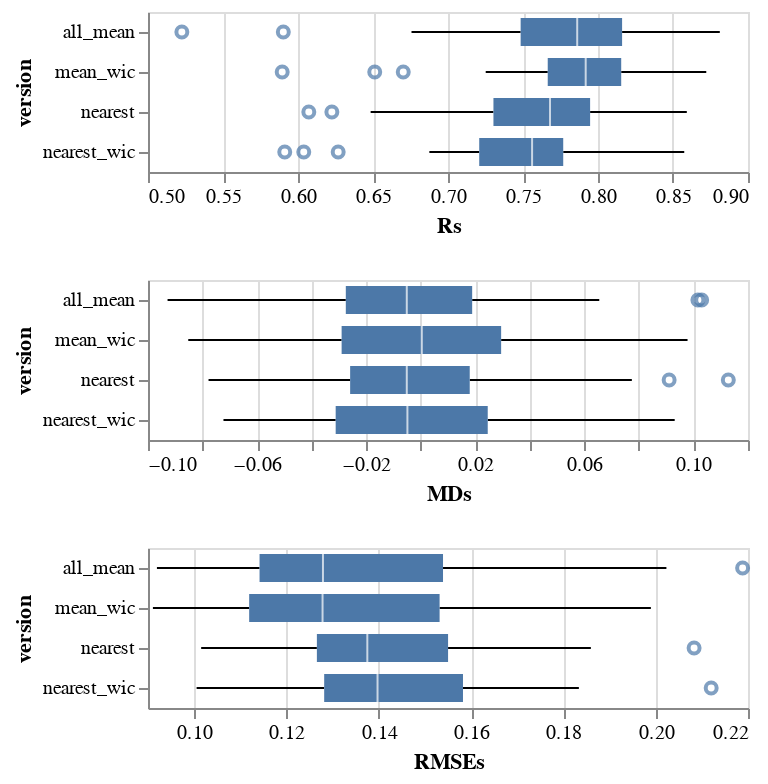

Notebook source saved alongside this figure:
### Code cell
r_chart = alt.Chart(metrics).mark_boxplot().encode(
    alt.X("Rs:Q").scale(zero=False),
    alt.Y("version:N")
)

md_chart = alt.Chart(metrics).mark_boxplot().encode(
    alt.X("MDs:Q").scale(zero=False),
    alt.Y("version:N")
)

rmse_chart = alt.Chart(metrics).mark_boxplot().encode(
    alt.X("RMSEs:Q").scale(zero=False),
    alt.Y("version:N")
)

concat = alt.vconcat(r_chart, md_chart, rmse_chart)
concat

### Figure 1 — Vega-Lite specification as saved in the notebook (floating-point values rounded to 4 significant figures)
{"config": {"view": {"continuousWidth": 300, "continuousHeight": 300}}, "vconcat": [{"mark": {"type": "boxplot"}, "encoding": {"x": {"field": "Rs", "scale": {"zero": false}, "type": "quantitative"}, "y": {"field": "version", "type": "nominal"}}}, {"mark": {"type": "boxplot"}, "encoding": {"x": {"field": "MDs", "scale": {"zero": false}, "type": "quantitative"}, "y": {"field": "version", "type": "nominal"}}}, {"mark": {"type": "boxplot"}, "encoding": {"x": {"field": "RMSEs", "scale": {"zero": false}, "type": "quantitative"}, "y": {"field": "version", "type": "nominal"}}}], "data": {"name": "data-9587a7a5dc9c24824fe309019a280fbf"}, "$schema": "https://vega.github.io/schema/vega-lite/v5.17.0.json", "datasets": {"data-9587a7a5dc9c24824fe309019a280fbf": [{"Rs": 0.7867, "MDs": -0.02559, "RMSEs": 0.1122, "version": "mean_wic"}, {"Rs": 0.755, "MDs": 0.01782, "RMSEs": 0.1162, "version": "mean_wic"}, {"Rs": 0.6512, "MDs": -0.06939, "RMSEs": 0.199, "version": "mean_wic"}, {"Rs": 0.7969, "MDs": -0.00537, "RMSEs": 0.1291, "version": "mean_wic"}, {"Rs": 0.7803, "MDs": 0.02859, "RMSEs": 0.1067, "version": "mean_wic"}, {"Rs": 0.7681, "MDs": 0.03416, "RMSEs": 0.1488, "version": "mean_wic"}, {"Rs": 0.8094, "MDs": 0.03812, "RMSEs": 0.1717, "version": "mean_wic"}, {"Rs": 0.8474, "MDs": 0.0856, "RMSEs": 0.1509, "version": "mean_wic"}, {"Rs": 0.7715, "MDs": -0.0698, "RMSEs": 0.16, "version": "mean_wic"}, {"Rs": 0.8125, "MDs": -0.002519, "RMSEs": 0.1093, "version": "mean_wic"}, {"Rs": 0.7843, "MDs": -0.00981, "RMSEs": 0.1179, "version": "mean_wic"}, {"Rs": 0.7618, "MDs": -0.001683, "RMSEs": 0.1074, "version": "mean_wic"}, {"Rs": 0.778, "MDs": -0.06459, "RMSEs": 0.1285, "version": "mean_wic"}, {"Rs": 0.8014, "MDs": 0.03361, "RMSEs": 0.1277, "version": "mean_wic"}, {"Rs": 0.8722, "MDs": -0.04513, "RMSEs": 0.117, "version": "mean_wic"}, {"Rs": 0.7552, "MDs": -0.03924, "RMSEs": 0.1585, "version": "mean_wic"}, {"Rs": 0.8703, "MDs": 0.01755, "RMSEs": 0.1109, "version": "mean_wic"}, {"Rs": 0.8253, "MDs": 0.007087, "RMSEs": 0.09951, "version": "mean_wic"}, {"Rs": 0.8384, "MDs": 0.05351, "RMSEs": 0.1234, "version": "mean_wic"}, {"Rs": 0.8153, "MDs": 0.08031, "RMSEs": 0.1392, "version": "mean_wic"}, {"Rs": 0.5895, "MDs": -0.06247, "RMSEs": 0.1539, "version": "mean_wic"}, {"Rs": 0.8473, "MDs": 0.09784, "RMSEs": 0.1529, "version": "mean_wic"}, {"Rs": 0.7251, "MDs": -0.08524, "RMSEs": 0.1567, "version": "mean_wic"}, {"Rs": 0.8057, "MDs": -0.02428, "RMSEs": 0.09106, "version": "mean_wic"}, {"Rs": 0.7324, "MDs": 0.02674, "RMSEs": 0.1681, "version": "mean_wic"}, {"Rs": 0.8213, "MDs": -0.04088, "RMSEs": 0.1001, "version": "mean_wic"}, {"Rs": 0.7705, "MDs": 0.006437, "RMSEs": 0.1279, "version": "mean_wic"}, {"Rs": 0.7974, "MDs": -0.02353, "RMSEs": 0.1705, "version": "mean_wic"}, {"Rs": 0.8158, "MDs": 0.003097, "RMSEs": 0.1015, "version": "mean_wic"}, {"Rs": 0.7811, "MDs": -0.009426, "RMSEs": 0.1376, "version": "mean_wic"}, {"Rs": 0.7976, "MDs": 0.03217, "RMSEs": 0.1259, "version": "mean_wic"}, {"Rs": 0.6702, "MDs": 0.002463, "RMSEs": 0.1263, "version": "mean_wic"}, {"Rs": 0.7179, "MDs": -0.02921, "RMSEs": 0.134, "version": "nearest_wic"}, {"Rs": 0.7066, "MDs": 0.02925, "RMSEs": 0.1385, "version": "nearest_wic"}, {"Rs": 0.5912, "MDs": -0.06564, "RMSEs": 0.212, "version": "nearest_wic"}, {"Rs": 0.7553, "MDs": -0.0196, "RMSEs": 0.1567, "version": "nearest_wic"}, {"Rs": 0.7738, "MDs": 0.02578, "RMSEs": 0.1101, "version": "nearest_wic"}, {"Rs": 0.7881, "MDs": 0.04657, "RMSEs": 0.1479, "version": "nearest_wic"}, {"Rs": 0.8098, "MDs": 0.05159, "RMSEs": 0.177, "version": "nearest_wic"}, {"Rs": 0.7767, "MDs": 0.09312, "RMSEs": 0.1831, "version": "nearest_wic"}, {"Rs": 0.7358, "MDs": -0.05487, "RMSEs": 0.162, "version": "nearest_wic"}, {"Rs": 0.754, "MDs": 0.01079, "RMSEs": 0.1344, "version": "nearest_wic"}, {"Rs": 0.7497, "MDs": -0.008679, "RMSEs": 0.1282, "version": "nearest_wic"}, {"Rs": 0.7209, "MDs": -0.01507, "RMSEs": 0.128, "version": "nearest_wic"}, {"Rs": 0.7331, "MDs": -0.05455, "RMSEs": 0.1347, "version": "nearest_wic"}, {"Rs": 0.7767, "MDs": 0.02416, "RMSEs": 0.132, "version": "nearest_wic"}, {"Rs": 0.7983, "MDs": -0.04556, "RMSEs": 0.1289, "version": "nearest_wic"}, {"Rs": 0.7555, "MDs": -0.02214, "RMSEs": 0.1571, "version": "nearest_wic"}, {"Rs": 0.8575, "MDs": 0.01597, "RMSEs": 0.1156, "version": "nearest_wic"}, {"Rs": 0.7768, "MDs": 0.0003456, "RMSEs": 0.1124, "version": "nearest_wic"}, {"Rs": 0.777, "MDs": 0.07253, "RMSEs": 0.1639, "version": "nearest_wic"}, {"Rs": 0.763, "MDs": 0.07687, "RMSEs": 0.1553, "version": "nearest_wic"}, {"Rs": 0.6038, "MDs": -0.05885, "RMSEs": 0.1581, "version": "nearest_wic"}, {"Rs": 0.8048, "MDs": 0.0884, "RMSEs": 0.1564, "version": "nearest_wic"}, {"Rs": 0.6876, "MDs": -0.07233, "RMSEs": 0.1587, "version": "nearest_wic"}, {"Rs": 0.761, "MDs": -0.02412, "RMSEs": 0.1005, "version": "nearest_wic"}, {"Rs": 0.7206, "MDs": 0.01854, "RMSEs": 0.1717, "version": "nearest_wic"}, {"Rs": 0.7711, "MDs": -0.05321, "RMSEs": 0.1271, "version": "nearest_wic"}, {"Rs": 0.7157, "MDs": -0.001088, "RMSEs": 0.1407, "version": "nearest_wic"}, {"Rs": 0.7567, "MDs": -0.03709, "RMSEs": 0.1834, "version": "nearest_wic"}, {"Rs": 0.7948, "MDs": -0.01519, "RMSEs": 0.1073, "version": "nearest_wic"}, {"Rs": 0.7421, "MDs": -0.01546, "RMSEs": 0.1548, "version": "nearest_wic"}, {"Rs": 0.78, "MDs": 0.01394, "RMSEs": 0.1275, "version": "nearest_wic"}, {"Rs": 0.6268, "MDs": 0.00794, "RMSEs": 0.1387, "version": "nearest_wic"}, {"Rs": 0.7178, "MDs": -0.03577, "RMSEs": 0.1329, "version": "nearest"}, {"Rs": 0.7053, "MDs": 0.03051, "RMSEs": 0.1378, "version": "nearest"}, {"Rs": 0.6226, "MDs": -0.0778, "RMSEs": 0.2083, "version": "nearest"}, {"Rs": 0.795, "MDs": 0.006871, "RMSEs": 0.146, "version": "nearest"}, {"Rs": 0.7606, "MDs": 0.01723, "RMSEs": 0.1107, "version": "nearest"}, {"Rs": 0.797, "MDs": 0.05785, "RMSEs": 0.1518, "version": "nearest"}, {"Rs": 0.7893, "MDs": 0.03579, "RMSEs": 0.1781, "version": "nearest"}, {"Rs": 0.7943, "MDs": 0.1128, "RMSEs": 0.186, "version": "nearest"}, {"Rs": 0.7434, "MDs": -0.06041, "RMSEs": 0.1618, "version": "nearest"}, {"Rs": 0.7626, "MDs": 0.0005517, "RMSEs": 0.1276, "version": "nearest"}, {"Rs": 0.7547, "MDs": -0.02181, "RMSEs": 0.1268, "version": "nearest"}, {"Rs": 0.7233, "MDs": -0.01267, "RMSEs": 0.1266, "version": "nearest"}, {"Rs": 0.7446, "MDs": -0.05868, "RMSEs": 0.1336, "version": "nearest"}, {"Rs": 0.7706, "MDs": 0.01116, "RMSEs": 0.1311, "version": "nearest"}, {"Rs": 0.8321, "MDs": -0.02347, "RMSEs": 0.1135, "version": "nearest"}, {"Rs": 0.7946, "MDs": -0.007892, "RMSEs": 0.1506, "version": "nearest"}, {"Rs": 0.8592, "MDs": 0.02019, "RMSEs": 0.1158, "version": "nearest"}, {"Rs": 0.7865, "MDs": -0.005119, "RMSEs": 0.1096, "version": "nearest"}, {"Rs": 0.7977, "MDs": 0.05449, "RMSEs": 0.1461, "version": "nearest"}, {"Rs": 0.766, "MDs": 0.07741, "RMSEs": 0.1542, "version": "nearest"}, {"Rs": 0.6072, "MDs": -0.06511, "RMSEs": 0.1621, "version": "nearest"}, {"Rs": 0.8151, "MDs": 0.09108, "RMSEs": 0.1575, "version": "nearest"}, {"Rs": 0.7054, "MDs": -0.05771, "RMSEs": 0.1516, "version": "nearest"}, {"Rs": 0.77, "MDs": -0.03312, "RMSEs": 0.1015, "version": "nearest"}, {"Rs": 0.7222, "MDs": 0.007132, "RMSEs": 0.1669, "version": "nearest"}, {"Rs": 0.779, "MDs": -0.04369, "RMSEs": 0.1161, "version": "nearest"}, {"Rs": 0.7326, "MDs": -0.02026, "RMSEs": 0.1372, "version": "nearest"}, {"Rs": 0.8143, "MDs": 0.01226, "RMSEs": 0.162, "version": "nearest"}, {"Rs": 0.8047, "MDs": -0.008574, "RMSEs": 0.1048, "version": "nearest"}, {"Rs": 0.7655, "MDs": -0.005112, "RMSEs": 0.1489, "version": "nearest"}, {"Rs": 0.7769, "MDs": -0.002932, "RMSEs": 0.1265, "version": "nearest"}, {"Rs": 0.6484, "MDs": -0.0137, "RMSEs": 0.1323, "version": "nearest"}, {"Rs": 0.7875, "MDs": -0.02704, "RMSEs": 0.112, "version": "all_mean"}, {"Rs": 0.7288, "MDs": 0.01366, "RMSEs": 0.123, "version": "all_mean"}, {"Rs": 0.5902, "MDs": -0.09283, "RMSEs": 0.2188, "version": "all_mean"}, {"Rs": 0.7483, "MDs": -0.002677, "RMSEs": 0.1451, "version": "all_mean"}, {"Rs": 0.7904, "MDs": 0.01521, "RMSEs": 0.102, "version": "all_mean"}, {"Rs": 0.7652, "MDs": 0.05152, "RMSEs": 0.1548, "version": "all_mean"}, {"Rs": 0.7201, "MDs": 0.03752, "RMSEs": 0.2023, "version": "all_mean"}, {"Rs": 0.8317, "MDs": 0.103, "RMSEs": 0.1664, "version": "all_mean"}, {"Rs": 0.7848, "MDs": -0.06375, "RMSEs": 0.1544, "version": "all_mean"}, {"Rs": 0.8013, "MDs": 0.01308, "RMSEs": 0.1119, "version": "all_mean"}, {"Rs": 0.7904, "MDs": -0.02137, "RMSEs": 0.1175, "version": "all_mean"}, {"Rs": 0.7457, "MDs": -0.01841, "RMSEs": 0.1137, "version": "all_mean"}, {"Rs": 0.7485, "MDs": -0.05495, "RMSEs": 0.1302, "version": "all_mean"}, {"Rs": 0.8061, "MDs": 0.008517, "RMSEs": 0.1224, "version": "all_mean"}, {"Rs": 0.8812, "MDs": -0.02875, "RMSEs": 0.1079, "version": "all_mean"}, {"Rs": 0.7502, "MDs": -0.009581, "RMSEs": 0.1538, "version": "all_mean"}, {"Rs": 0.8362, "MDs": 0.02707, "RMSEs": 0.1261, "version": "all_mean"}, {"Rs": 0.8427, "MDs": -0.007549, "RMSEs": 0.09611, "version": "all_mean"}, {"Rs": 0.832, "MDs": 0.04127, "RMSEs": 0.1208, "version": "all_mean"}, {"Rs": 0.8192, "MDs": 0.06547, "RMSEs": 0.1291, "version": "all_mean"}, {"Rs": 0.5226, "MDs": -0.07352, "RMSEs": 0.1696, "version": "all_mean"}, {"Rs": 0.8366, "MDs": 0.1016, "RMSEs": 0.1517, "version": "all_mean"}, {"Rs": 0.7594, "MDs": -0.0558, "RMSEs": 0.1385, "version": "all_mean"}, {"Rs": 0.8148, "MDs": -0.03025, "RMSEs": 0.09193, "version": "all_mean"}, {"Rs": 0.7286, "MDs": 0.01613, "RMSEs": 0.1576, "version": "all_mean"}, {"Rs": 0.8449, "MDs": -0.04159, "RMSEs": 0.09551, "version": "all_mean"}, {"Rs": 0.7577, "MDs": -0.01732, "RMSEs": 0.1315, "version": "all_mean"}, {"Rs": 0.815, "MDs": 0.04138, "RMSEs": 0.1719, "version": "all_mean"}, {"Rs": 0.7511, "MDs": 0.006244, "RMSEs": 0.1143, "version": "all_mean"}, {"Rs": 0.7773, "MDs": -0.009726, "RMSEs": 0.1396, "version": "all_mean"}, {"Rs": 0.8027, "MDs": 0.01444, "RMSEs": 0.1209, "version": "all_mean"}, {"Rs": 0.6757, "MDs": -0.008297, "RMSEs": 0.1268, "version": "all_mean"}]}}
